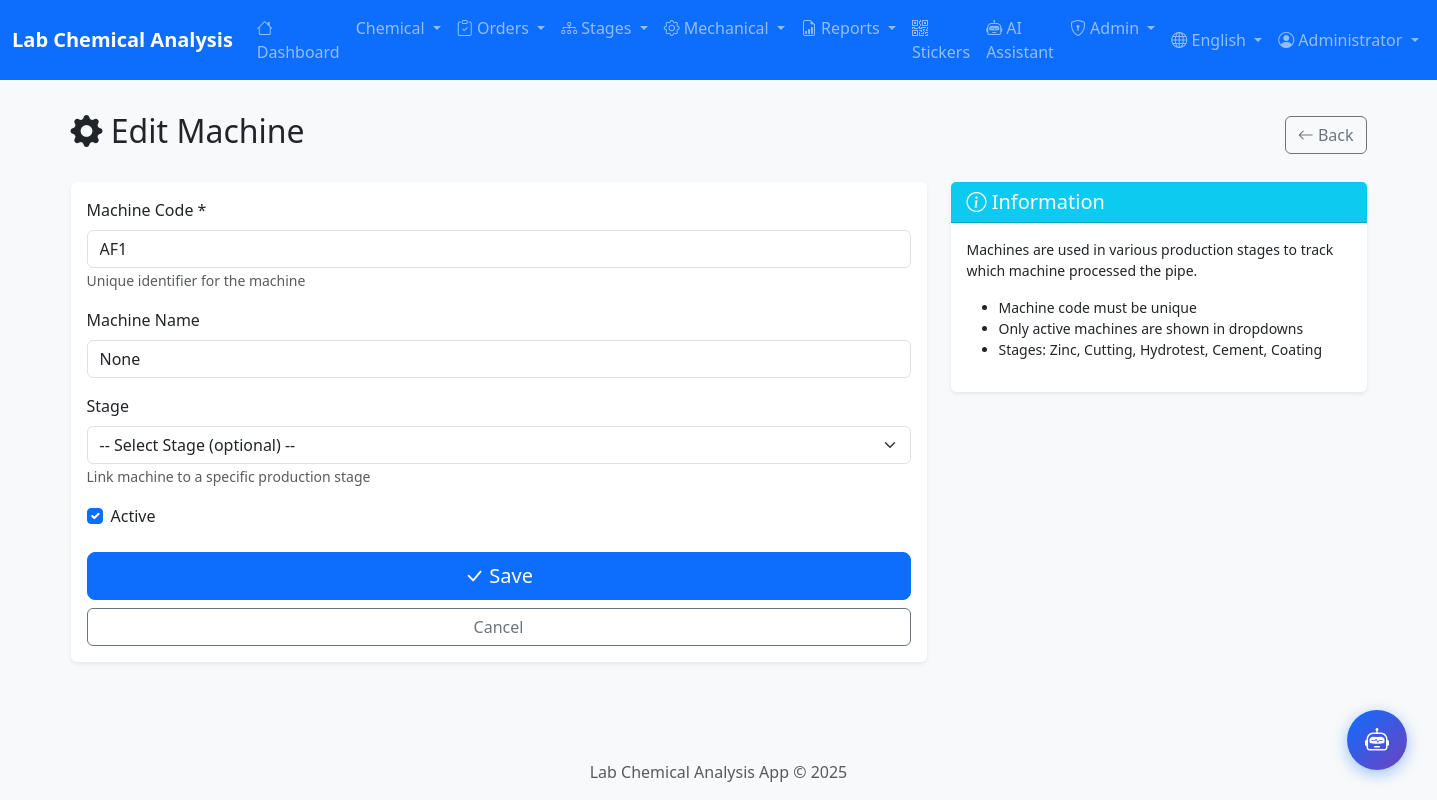
Screenshot of /admin/machines/4/edit (signed in) with the database file from the repository.
### app/models/user.py (models this page shows, shortened)
class User(UserMixin, db.Model):
    __tablename__ = 'users'
    id = db.Column(db.Integer, primary_key=True)
    username = db.Column(db.String(50), unique=True, nullable=False, index=True)
    password_hash = db.Column(db.String(255), nullable=False)
    full_name = db.Column(db.String(100))
    full_name_ar = db.Column(db.String(100))  # Arabic name
    email = db.Column(db.String(120), unique=True)
    role = db.Column(db.String(20), nullable=False, default='viewer')
    department = db.Column(db.String(50))  # Lab, Production, QC
    is_active = db.Column(db.Boolean, default=True)
    last_login = db.Column(db.DateTime)
    created_at = db.Column(db.DateTime, default=datetime.utcnow)
    updated_at = db.Column(db.DateTime, default=datetime.utcnow, onupdate=datetime.utcnow)
    ROLE_ADMIN = 'admin'
    ROLE_SUPERVISOR = 'supervisor'
    ROLE_OPERATOR = 'operator'
    ROLE_VIEWER = 'viewer'
    ROLES = [ROLE_ADMIN, ROLE_SUPERVISOR, ROLE_OPERATOR, ROLE_VIEWER]
    DEPT_LAB = 'Lab'
    DEPT_PRODUCTION = 'Production'
    DEPT_QC = 'QC'
    DEPT_ADMIN = 'Admin'
    DEPARTMENTS = [DEPT_LAB, DEPT_PRODUCTION, DEPT_QC, DEPT_ADMIN]
    @property
    def is_admin(self):
        return self.role == self.ROLE_ADMIN

### app/models/chemical.py (models this page shows, shortened)
class Machine(db.Model):
    __tablename__ = 'machines'
    id = db.Column(db.Integer, primary_key=True)
    machine_code = db.Column(db.String(20), unique=True, nullable=False)
    machine_name = db.Column(db.String(100))
    stage = db.Column(db.String(50))  # CCM, Annealing, Zinc, etc.
    is_active = db.Column(db.Boolean, default=True)
    pipes = db.relationship('Pipe', back_populates='machine', lazy='dynamic')

### app/routes/admin.py (the view, shortened to what this page needs)
@admin_bp.route('/machines/<int:id>/edit', methods=['GET', 'POST'])
@login_required
@admin_required
def edit_machine(id):
    machine = Machine.query.get_or_404(id)
    production_stages = ['Zinc', 'Cutting', 'Hydrotest', 'Cement', 'Coating']
    return render_template('admin/machine_form.html',
                          machine=machine,
                          stages=production_stages)

### app/__init__.py (called while the page is built)
def get_locale():
    locale = request.cookies.get('locale')
    if locale in ['ar', 'en']:
        return locale
    return request.accept_languages.best_match(['ar', 'en']) or 'en'

### app/routes/admin.py (called while the page is built)
def admin_required(f):
    @wraps(f)
    def decorated_function(*args, **kwargs):
        if not current_user.is_authenticated or not current_user.is_admin:
            flash('Access denied. Admin privileges required.', 'error')
            return redirect(url_for('main.index'))
        return f(*args, **kwargs)
    return decorated_function

### app/templates/admin/machine_form.html (shortened to what this page needs)
{% extends 'base.html' %}
{% block content %}
<div class="container">
    <div class="d-flex justify-content-between align-items-center mb-4">
        <h2>
            <i class="bi bi-gear-fill"></i>
            {% if machine %}
                {{ 'تعديل الماكينة' if current_locale == 'ar' else 'Edit Machine' }}
            {% else %}
                {{ 'إضافة ماكينة جديدة' if current_locale == 'ar' else 'Add New Machine' }}
            {% endif %}
        </h2>
        <a href="{{ url_for('admin.machines') }}" class="btn btn-outline-secondary">
            <i class="bi bi-arrow-left"></i>
            {{ 'رجوع' if current_locale == 'ar' else 'Back' }}
        </a>
    </div>
    <div class="row">
        <div class="col-lg-8">
            <div class="card border-0 shadow-sm">
                <div class="card-body">
                    <form method="POST">
                        <div class="mb-3">
                            <label class="form-label">{{ 'رمز الماكينة' if current_locale == 'ar' else 'Machine Code' }} *</label>
                            <input type="text" name="machine_code" class="form-control" required
                                   value="{{ machine.machine_code if machine else '' }}"
                                   placeholder="e.g., ZC1, HT2, BC3">
                            <small class="text-muted">{{ 'رمز فريد للماكينة' if current_locale == 'ar' else 'Unique identifier for the machine' }}</small>
                        </div>
                        <div class="mb-3">
                            <label class="form-label">{{ 'اسم الماكينة' if current_locale == 'ar' else 'Machine Name' }}</label>
                            <input type="text" name="machine_name" class="form-control"
                                   value="{{ machine.machine_name if machine else '' }}"
                                   placeholder="{{ 'الاسم الوصفي (اختياري)' if current_locale == 'ar' else 'Descriptive name (optional)' }}">
                        </div>
                        <div class="mb-3">
                            <label class="form-label">{{ 'المرحلة' if current_locale == 'ar' else 'Stage' }}</label>
                            <select name="stage" class="form-select">
                                <option value="">-- {{ 'اختر المرحلة (اختياري)' if current_locale == 'ar' else 'Select Stage (optional)' }} --</option>
                            </select>
                            <small class="text-muted">{{ 'ربط الماكينة بمرحلة إنتاج محددة' if current_locale == 'ar' else 'Link machine to a specific production stage' }}</small>
                        </div>
                        <div class="form-check mb-4">
                            <input type="checkbox" name="is_active" class="form-check-input" id="is_active"
                                   {{ 'checked' if not machine or machine.is_active }}>
                            <label class="form-check-label" for="is_active">
                                {{ 'نشط' if current_locale == 'ar' else 'Active' }}
                            </label>
                        </div>
                        <div class="d-grid gap-2">
                            <button type="submit" class="btn btn-primary btn-lg">
                                <i class="bi bi-check-lg"></i>
                                {{ 'حفظ' if current_locale == 'ar' else 'Save' }}
                            </button>
                            <a href="{{ url_for('admin.machines') }}" class="btn btn-outline-secondary">
                                {{ 'إلغاء' if current_locale == 'ar' else 'Cancel' }}
                            </a>
                        </div>
                    </form>
                </div>
            </div>
        </div>
        <div class="col-lg-4">
            <div class="card border-0 shadow-sm">
                <div class="card-header bg-info text-white">
                    <h5 class="mb-0">
                        <i class="bi bi-info-circle"></i>
                        {{ 'معلومات' if current_locale == 'ar' else 'Information' }}
                    </h5>
                </div>
                <div class="card-body">
                    <p class="small">
                        {{ 'الماكينات تُستخدم في مراحل الإنتاج المختلفة لتتبع أي ماكينة قامت بمعالجة الأنبوب.' if current_locale == 'ar' else 'Machines are used in various production stages to track which machine processed the pipe.' }}
                    </p>
                    <ul class="small">
                        <li>{{ 'رمز الماكينة يجب أن يكون فريداً' if current_locale == 'ar' else 'Machine code must be unique' }}</li>
                        <li>{{ 'يتم عرض الماكينات النشطة فقط في القوائم المنسدلة' if current_locale == 'ar' else 'Only active machines are shown in dropdowns' }}</li>
                        <li>{{ 'المراحل: الزنك، القطع، الاختبار، الإسمنت، الدهان' if current_locale == 'ar' else 'Stages: Zinc, Cutting, Hydrotest, Cement, Coating' }}</li>
                    </ul>
                </div>
            </div>
        </div>
    </div>
</div>
{% endblock %}

### app/templates/base.html (shortened to what this page needs)
<!DOCTYPE html>
<html lang="{{ current_locale }}" dir="{{ 'rtl' if current_locale == 'ar' else 'ltr' }}">
<head>
    {% if current_locale == 'ar' %}
    <link href="https://cdn.jsdelivr.net/npm/bootstrap@5.3.2/dist/css/bootstrap.rtl.min.css" rel="stylesheet">
    {% else %}
    <link href="https://cdn.jsdelivr.net/npm/bootstrap@5.3.2/dist/css/bootstrap.min.css" rel="stylesheet">
    {% endif %}
    <link rel="stylesheet" href="https://cdn.jsdelivr.net/npm/bootstrap-icons@1.11.2/font/bootstrap-icons.min.css">
    <link rel="stylesheet" href="{{ url_for('static', filename='css/style.css') }}">
</head>
<body>
    <nav class="navbar navbar-expand-lg navbar-dark bg-primary sticky-top">
        <div class="container-fluid">
            <a class="navbar-brand" href="{{ url_for('main.index') }}">
                {% if current_locale == 'ar' %}
                مختبر التحليل الكيميائي
                {% else %}
                Lab Chemical Analysis
                {% endif %}
            </a>
            <div class="collapse navbar-collapse" id="navbarNav">
                {% if current_user.is_authenticated %}
                <ul class="navbar-nav me-auto">
                    <li class="nav-item">
                        <a class="nav-link" href="{{ url_for('main.index') }}">
                            <i class="bi bi-house"></i>
                            {{ 'الرئيسية' if current_locale == 'ar' else 'Dashboard' }}
                        </a>
                    </li>
                    <li class="nav-item dropdown">
                        <a class="nav-link dropdown-toggle" href="#" data-bs-toggle="dropdown">
                            {{ 'التحليل الكيميائي' if current_locale == 'ar' else 'Chemical' }}
                        </a>
                    </li>
                    <li class="nav-item dropdown">
                        <a class="nav-link dropdown-toggle" href="#" data-bs-toggle="dropdown">
                            <i class="bi bi-clipboard-check"></i>
                            {{ 'أوامر الإنتاج' if current_locale == 'ar' else 'Orders' }}
                        </a>
                    </li>
                    <li class="nav-item dropdown">
                        <a class="nav-link dropdown-toggle" href="#" data-bs-toggle="dropdown">
                            <i class="bi bi-diagram-3"></i>
                            {{ 'مراحل الإنتاج' if current_locale == 'ar' else 'Stages' }}
                        </a>
                    </li>
                    <li class="nav-item dropdown">
                        <a class="nav-link dropdown-toggle" href="#" data-bs-toggle="dropdown">
                            <i class="bi bi-gear"></i>
                            {{ 'الاختبارات الميكانيكية' if current_locale == 'ar' else 'Mechanical' }}
                        </a>
                    </li>
                    <li class="nav-item dropdown">
                        <a class="nav-link dropdown-toggle" href="#" data-bs-toggle="dropdown">
                            <i class="bi bi-file-earmark-bar-graph"></i>
                            {{ 'التقارير' if current_locale == 'ar' else 'Reports' }}
                        </a>
                    </li>
                    <li class="nav-item">
                        <a class="nav-link" href="{{ url_for('stickers.index') }}">
                            <i class="bi bi-qr-code"></i>
                            {{ 'الملصقات' if current_locale == 'ar' else 'Stickers' }}
                        </a>
                    </li>
                    <li class="nav-item">
                        <a class="nav-link" href="{{ url_for('chatbot.index') }}">
                            <i class="bi bi-robot"></i>
                            {{ 'المساعد الذكي' if current_locale == 'ar' else 'AI Assistant' }}
                        </a>
                    </li>
                    {% if current_user.is_admin %}
                    <li class="nav-item dropdown">
                        <a class="nav-link dropdown-toggle" href="#" data-bs-toggle="dropdown">
                            <i class="bi bi-shield-lock"></i>
                            {{ 'الإدارة' if current_locale == 'ar' else 'Admin' }}
                        </a>
                    </li>
                    {% endif %}
                </ul>
                <ul class="navbar-nav">
                    <li class="nav-item dropdown">
                        <a class="nav-link dropdown-toggle" href="#" data-bs-toggle="dropdown">
                            <i class="bi bi-globe"></i>
                            {{ 'العربية' if current_locale == 'ar' else 'English' }}
                        </a>
                    </li>
                    <li class="nav-item dropdown">
                        <a class="nav-link dropdown-toggle" href="#" data-bs-toggle="dropdown">
                            <i class="bi bi-person-circle"></i>
                            {{ current_user.full_name or current_user.username }}
                        </a>
                    </li>
                </ul>
                {% endif %}
            </div>
        </div>
    </nav>
    <main class="container-fluid py-3">
        {% block content %}{% endblock %}
    </main>
    <footer class="footer mt-auto py-3 bg-light">
        <div class="container text-center">
            <span class="text-muted">
                {{ 'مختبر التحليل الكيميائي' if current_locale == 'ar' else 'Lab Chemical Analysis App' }}
                &copy; 2025
            </span>
        </div>
    </footer>
    {% if current_user.is_authenticated %}
    <a href="{{ url_for('chatbot.index') }}" class="floating-chat-btn" title="{{ 'المساعد الذكي' if current_locale == 'ar' else 'AI Assistant' }}">
        <i class="bi bi-robot"></i>
    </a>
    {% endif %}
</body>
</html>

### app/static/css/style.css (style rules this page uses)
body { background-color: #f8f9fa; min-height: 100vh; display: flex; flex-direction: column; }
main { flex: 1; }
.card { transition: box-shadow 0.2s ease-in-out; }
.navbar-brand { font-weight: 600; }
footer { margin-top: auto; }

### rows the page displays
User: full_name "Administrator"
Machine: machine_code "AF1", machine_name "None"

### other values shown
{{ 'الرئيسية' if current_locale == 'ar' else 'Dashboard' }} "Dashboard"
{{ 'التحليل الكيميائي' if current_locale == 'ar' else 'Chemical' }} "Chemical"
{{ 'أوامر الإنتاج' if current_locale == 'ar' else 'Orders' }} "Orders"
{{ 'مراحل الإنتاج' if current_locale == 'ar' else 'Stages' }} "Stages"
{{ 'الاختبارات الميكانيكية' if current_locale == 'ar' else 'Mechanical' }} "Mechanical"
{{ 'التقارير' if current_locale == 'ar' else 'Reports' }} "Reports"
{{ 'الملصقات' if current_locale == 'ar' else 'Stickers' }} "Stickers"
{{ 'المساعد الذكي' if current_locale == 'ar' else 'AI Assistant' }} "AI Assistant"
{{ 'الإدارة' if current_locale == 'ar' else 'Admin' }} "Admin"
{{ 'العربية' if current_locale == 'ar' else 'English' }} "English"
{{ 'تعديل الماكينة' if current_locale == 'ar' else 'Edit Machine' }} "Edit Machine"
{{ 'رجوع' if current_locale == 'ar' else 'Back' }} "Back"
{{ 'رمز الماكينة' if current_locale == 'ar' else 'Machine Code' }} "Machine Code"
{{ 'اسم الماكينة' if current_locale == 'ar' else 'Machine Name' }} "Machine Name"
{{ 'المرحلة' if current_locale == 'ar' else 'Stage' }} "Stage"
